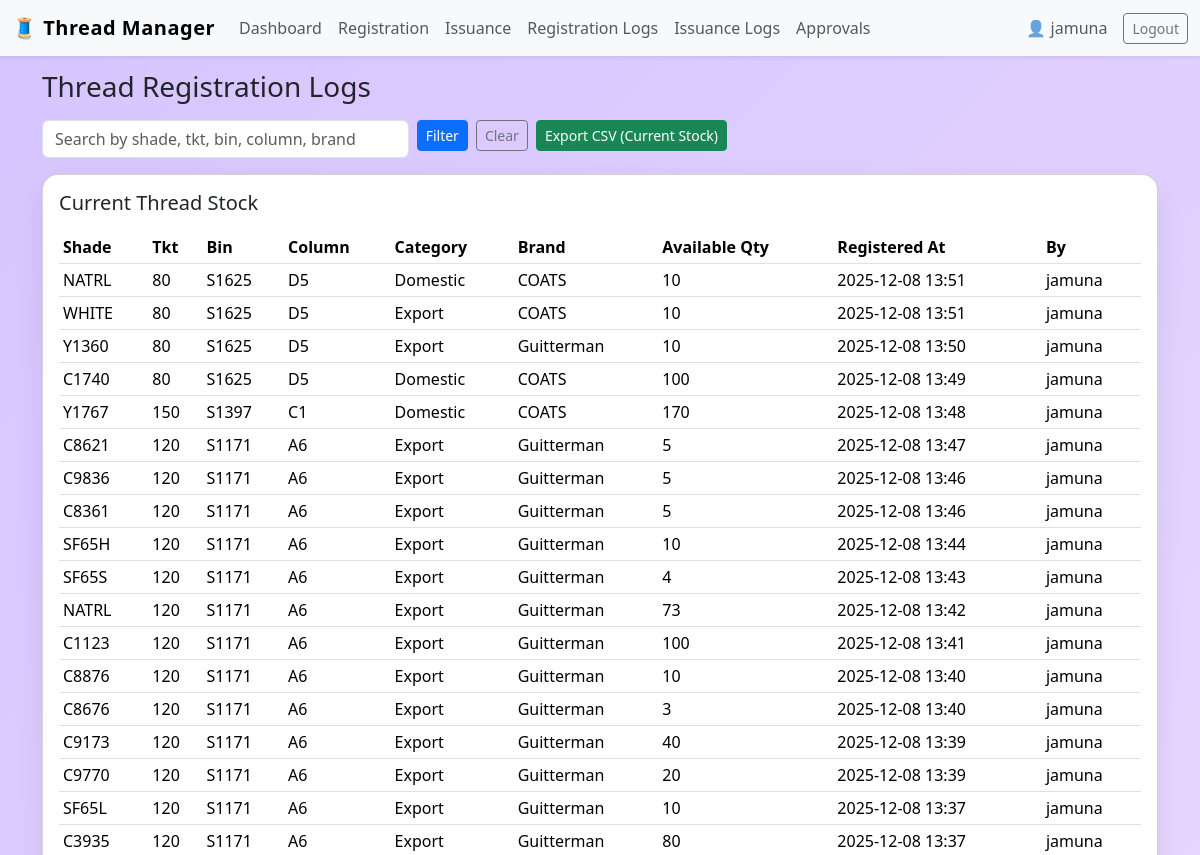
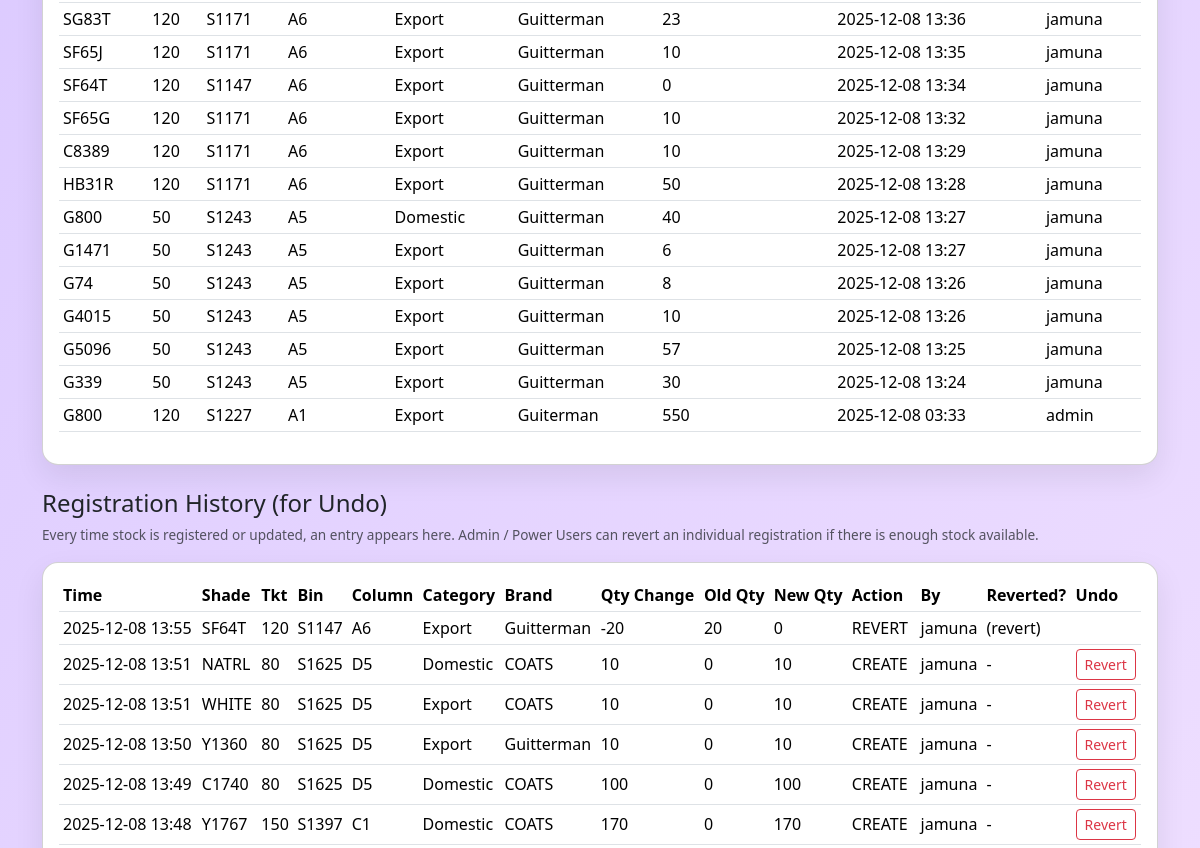
The app's page /logs/registration/ (signed in, upper part), older data (2 pictures, top to bottom).
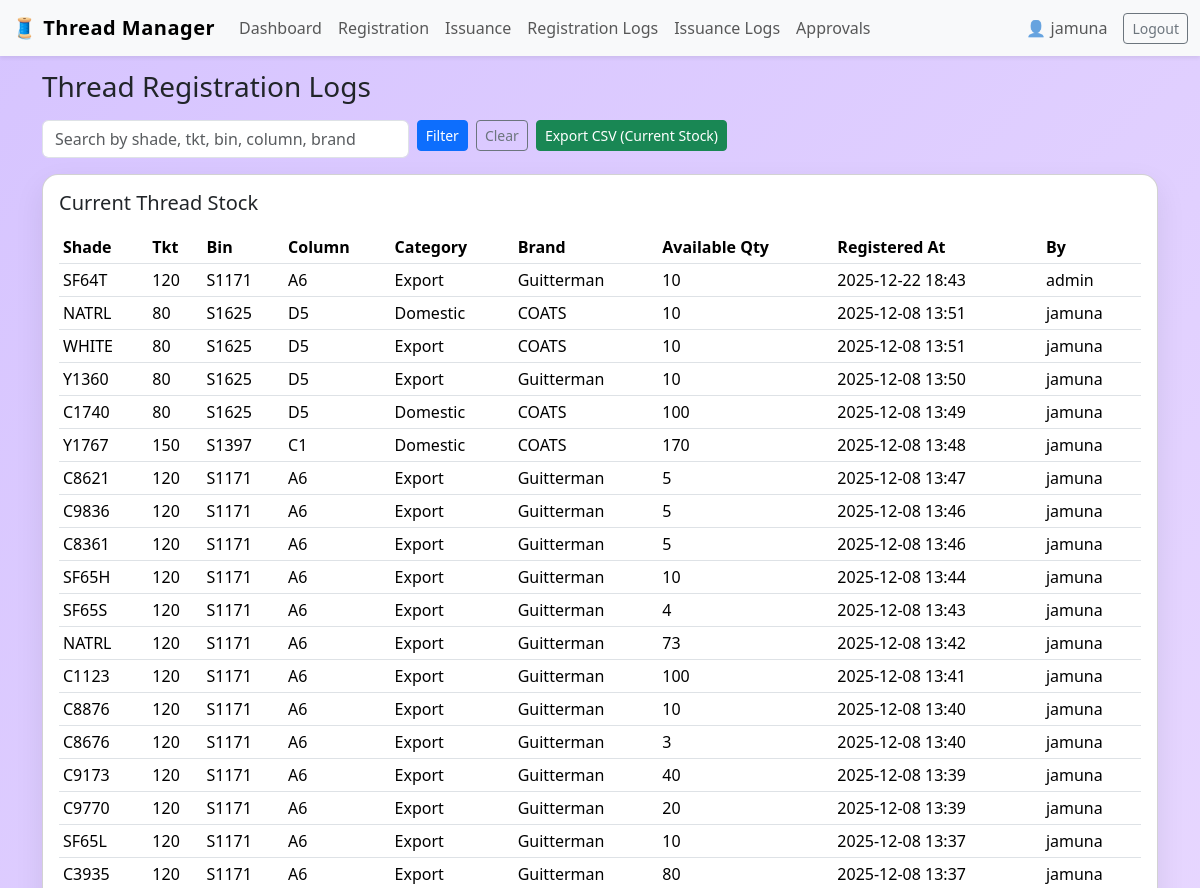
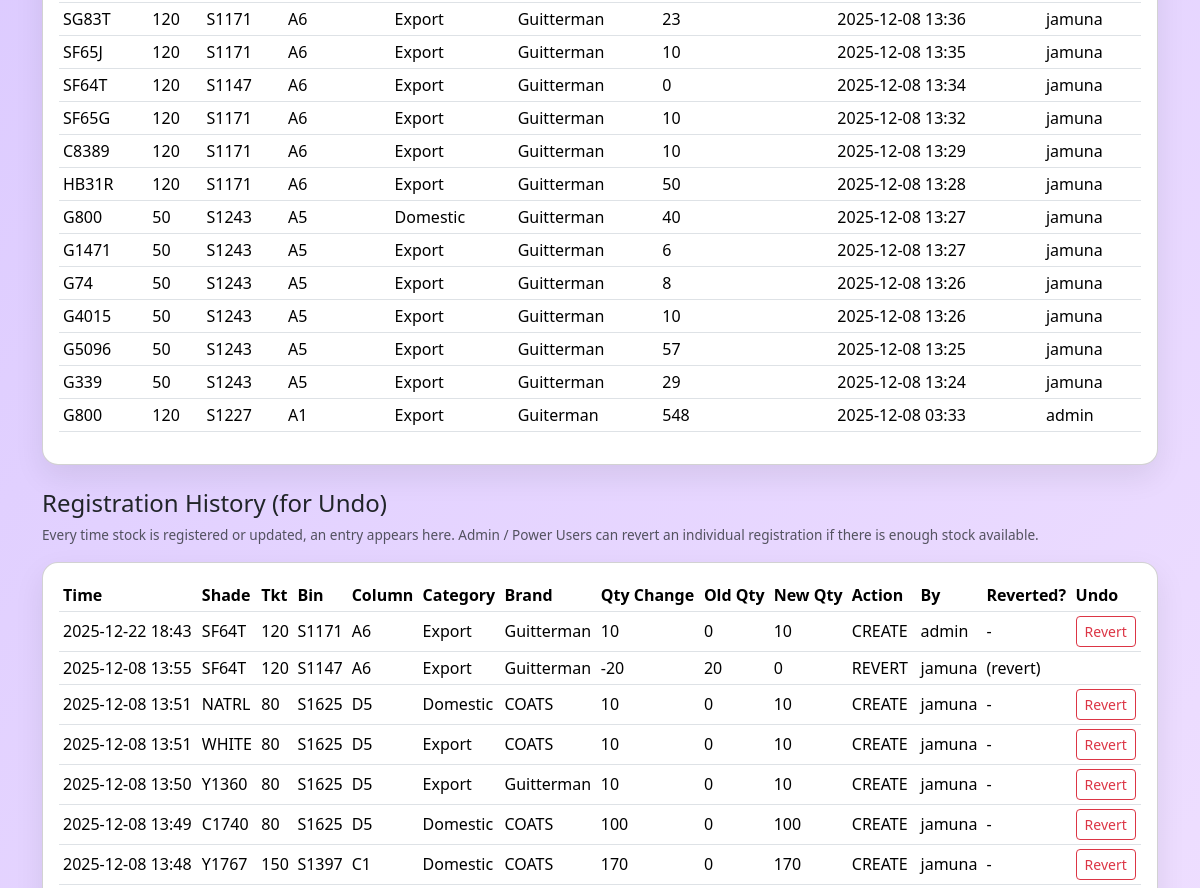
The same page, newer data (2 pictures, top to bottom).
### inventory/models.py (models this page shows, shortened)
class Thread(models.Model):
    CATEGORY_CHOICES = [
        ("DOMESTIC", "Domestic"),
        ("EXPORT", "Export"),
    ]
    registration_date = models.DateTimeField(auto_now_add=True)
    shade = models.CharField(max_length=100)
    tkt = models.CharField(max_length=100)
    bin_no = models.CharField(max_length=100)
    available_quantity = models.PositiveIntegerField()
    category = models.CharField(max_length=10, choices=CATEGORY_CHOICES)
    brand = models.CharField(max_length=100)
    column_name = models.CharField(max_length=100)
    created_by = models.ForeignKey(User, on_delete=models.SET_NULL, null=True)

class RegistrationLog(models.Model):
    ACTION_CHOICES = [
        ("CREATE", "Created new stock"),
        ("UPDATE", "Updated existing stock"),
        ("REVERT", "Reverted registration"),
    ]
    thread = models.ForeignKey(Thread, on_delete=models.CASCADE, related_name="registration_logs")
    shade = models.CharField(max_length=100)
    tkt = models.CharField(max_length=100)
    bin_no = models.CharField(max_length=100)
    column_name = models.CharField(max_length=100)
    category = models.CharField(max_length=10, choices=Thread.CATEGORY_CHOICES)
    brand = models.CharField(max_length=100)
    qty_change = models.IntegerField()
    old_quantity = models.IntegerField()
    new_quantity = models.IntegerField()
    action = models.CharField(max_length=10, choices=ACTION_CHOICES)
    is_reverted = models.BooleanField(default=False)
    reverted_from = models.ForeignKey(
        "self", null=True, blank=True, on_delete=models.SET_NULL
    )
    created_by = models.ForeignKey(User, null=True, blank=True, on_delete=models.SET_NULL)
    created_at = models.DateTimeField(auto_now_add=True)

### inventory/views.py (the view, shortened to what this page needs)
# urls.py: path("logs/registration/", views.registration_logs, name="registration_logs"),
@login_required
def registration_logs(request):
    q = request.GET.get("q", "").strip()
    threads = Thread.objects.all()
    threads = threads.order_by("-registration_date")
    reg_logs = RegistrationLog.objects.select_related("thread", "created_by")
    reg_logs = reg_logs.order_by("-created_at")
    can_revert = is_admin(request.user) or is_power(request.user)
    return render(request, "inventory/registration_logs.html", {
        "threads": threads,
        "reg_logs": reg_logs,
        "q": q,
        "can_revert": can_revert,
    })

### inventory/utils.py (called while the page is built)
def get_role(user):
    if hasattr(user, "profile"):
        return user.profile.role
    return None

def is_admin(user):
    return user.is_superuser or get_role(user) == "ADMIN"

def is_power(user):
    return get_role(user) == "POWER"

### templates/inventory/registration_logs.html (shortened to what the changed rows need)
{% extends "inventory/base.html" %}
{% block content %}
<div class="card card-soft">
    <div class="card-body">
        <div class="table-responsive">
            <table class="table table-sm align-middle resizable-table">
                <thead>
                    <tr>
                        <th>Shade</th>
                        <th>Tkt</th>
                        <th>Bin</th>
                        <th>Column</th>
                        <th>Category</th>
                        <th>Brand</th>
                        <th>Available Qty</th>
                        <th>Registered At</th>
                        <th>By</th>
                    </tr>
                </thead>
                <tbody>
                    {% for t in threads %}
                        <tr>
                            <td>{{ t.shade }}</td>
                            <td>{{ t.tkt }}</td>
                            <td>{{ t.bin_no }}</td>
                            <td>{{ t.column_name }}</td>
                            <td>{{ t.get_category_display }}</td>
                            <td>{{ t.brand }}</td>
                            <td>{{ t.available_quantity }}</td>
                            <td>{{ t.registration_date|date:"Y-m-d H:i" }}</td>
                            <td>{{ t.created_by.username|default:"-" }}</td>
                        </tr>
                    {% empty %}
                        <tr>
                            <td colspan="9" class="text-center text-muted">
                                No registration logs found for current stock.
                            </td>
                        </tr>
                    {% endfor %}
                </tbody>
            </table>
        </div>
    </div>
</div>
<br>
<div class="card card-soft">
    <div class="card-body">
        <div class="table-responsive">
            <table class="table table-sm align-middle resizable-table">
                <thead>
                    <tr>
                        <th>Time</th>
                        <th>Shade</th>
                        <th>Tkt</th>
                        <th>Bin</th>
                        <th>Column</th>
                        <th>Category</th>
                        <th>Brand</th>
                        <th>Qty Change</th>
                        <th>Old Qty</th>
                        <th>New Qty</th>
                        <th>Action</th>
                        <th>By</th>
                        <th>Reverted?</th>
                        <th>Undo</th>
                    </tr>
                </thead>
                <tbody>
                    {% for r in reg_logs %}
                        <tr>
                            <td>{{ r.created_at|date:"Y-m-d H:i" }}</td>
                            <td>{{ r.shade }}</td>
                            <td>{{ r.tkt }}</td>
                            <td>{{ r.bin_no }}</td>
                            <td>{{ r.column_name }}</td>
                            <td>{{ r.get_category_display }}</td>
                            <td>{{ r.brand }}</td>
                            <td>{{ r.qty_change }}</td>
                            <td>{{ r.old_quantity }}</td>
                            <td>{{ r.new_quantity }}</td>
                            <td>{{ r.action }}</td>
                            <td>{{ r.created_by.username|default:"-" }}</td>
                            <td>
                                {% if r.is_reverted %}
                                    ✅
                                {% elif r.action == "REVERT" %}
                                    (revert)
                                {% else %}
                                    -
                                {% endif %}
                            </td>
                            <td>
                                {% if can_revert and not r.is_reverted and r.qty_change > 0 %}
                                    <a href="{% url 'revert_registration' r.id %}"
                                       class="btn btn-sm btn-outline-danger">
                                        Revert
                                    </a>
                                {% endif %}
                            </td>
                        </tr>
                    {% empty %}
                        <tr>
                            <td colspan="14" class="text-center text-muted">
                                No registration history yet.
                            </td>
                        </tr>
                    {% endfor %}
                </tbody>
            </table>
        </div>
    </div>
</div>
{% endblock %}

Row changes from the older to the newer data that the page shows:
added Thread: shade "SF64T", tkt "120", bin_no "S1171", column_name "A6", category "Export", brand "Guitterman", available_quantity "10", registration_date "2025-12-22 18:43", created_by.username "admin"
changed Thread (number 31 of 32 on the later page): available_quantity "30" → "29"
changed Thread "Guiterman": available_quantity "550" → "548"
added RegistrationLog: created_at "2025-12-22 18:43", shade "SF64T", tkt "120", bin_no "S1171", column_name "A6", category "Export", brand "Guitterman", qty_change "10", old_quantity "0", new_quantity "10", action "CREATE", created_by.username "admin", is_reverted "Revert"
